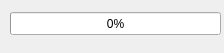
<?xml version="1.0" encoding="UTF-8"?>
<ui version="4.0">
 <class>BatchPregress</class>
 <widget class="QDialog" name="BatchPregress">
  <property name="geometry">
   <rect>
    <x>0</x>
    <y>0</y>
    <width>224</width>
    <height>53</height>
   </rect>
  </property>
  <property name="windowTitle">
   <string>Batch progress</string>
  </property>
  <widget class="QProgressBar" name="progressBar">
   <property name="geometry">
    <rect>
     <x>10</x>
     <y>12</y>
     <width>211</width>
     <height>23</height>
    </rect>
   </property>
   <property name="value">
    <number>0</number>
   </property>
  </widget>
 </widget>
 <resources/>
 <connections/>
</ui>
